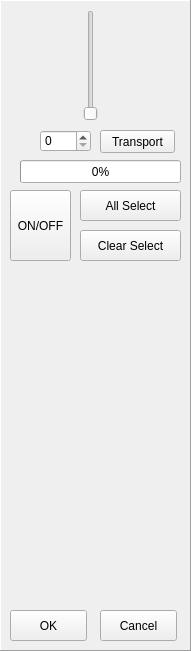
  <widget class="QFrame" name="frame" >
   <property name="geometry" >
    <rect>
     <x>770</x>
     <y>10</y>
     <width>191</width>
     <height>651</height>
    </rect>
   </property>
   <property name="frameShape" >
    <enum>QFrame::Panel</enum>
   </property>
   <property name="frameShadow" >
    <enum>QFrame::Raised</enum>
   </property>
   <widget class="QPushButton" name="pbCancel" >
    <property name="geometry" >
     <rect>
      <x>100</x>
      <y>610</y>
      <width>77</width>
      <height>31</height>
     </rect>
    </property>
    <property name="text" >
     <string>Cancel</string>
    </property>
   </widget>
   <widget class="QPushButton" name="pbOK" >
    <property name="geometry" >
     <rect>
      <x>10</x>
      <y>610</y>
      <width>77</width>
      <height>31</height>
     </rect>
    </property>
    <property name="text" >
     <string>OK</string>
    </property>
   </widget>
   <widget class="QSlider" name="vsBrightness" >
    <property name="geometry" >
     <rect>
      <x>80</x>
      <y>10</y>
      <width>21</width>
      <height>111</height>
     </rect>
    </property>
    <property name="maximum" >
     <number>63</number>
    </property>
    <property name="orientation" >
     <enum>Qt::Vertical</enum>
    </property>
   </widget>
   <widget class="QSpinBox" name="sbBrightness" >
    <property name="geometry" >
     <rect>
      <x>40</x>
      <y>130</y>
      <width>51</width>
      <height>22</height>
     </rect>
    </property>
    <property name="maximum" >
     <number>63</number>
    </property>
   </widget>
   <widget class="QPushButton" name="pbTransport" >
    <property name="geometry" >
     <rect>
      <x>100</x>
      <y>130</y>
      <width>75</width>
      <height>23</height>
     </rect>
    </property>
    <property name="text" >
     <string>Transport</string>
    </property>
   </widget>
   <widget class="QPushButton" name="pbAllSelect" >
    <property name="geometry" >
     <rect>
      <x>80</x>
      <y>190</y>
      <width>101</width>
      <height>31</height>
     </rect>
    </property>
    <property name="text" >
     <string>All Select</string>
    </property>
   </widget>
   <widget class="QPushButton" name="pbClearSelect" >
    <property name="geometry" >
     <rect>
      <x>80</x>
      <y>230</y>
      <width>101</width>
      <height>31</height>
     </rect>
    </property>
    <property name="text" >
     <string>Clear Select</string>
    </property>
   </widget>
   <widget class="QProgressBar" name="pgbLight" >
    <property name="geometry" >
     <rect>
      <x>20</x>
      <y>160</y>
      <width>161</width>
      <height>23</height>
     </rect>
    </property>
    <property name="value" >
     <number>0</number>
    </property>
   </widget>
   <widget class="QToolButton" name="tbOnOff" >
    <property name="geometry" >
     <rect>
      <x>10</x>
      <y>190</y>
      <width>61</width>
      <height>71</height>
     </rect>
    </property>
    <property name="text" >
     <string>ON/OFF</string>
    </property>
   </widget>
  </widget>
